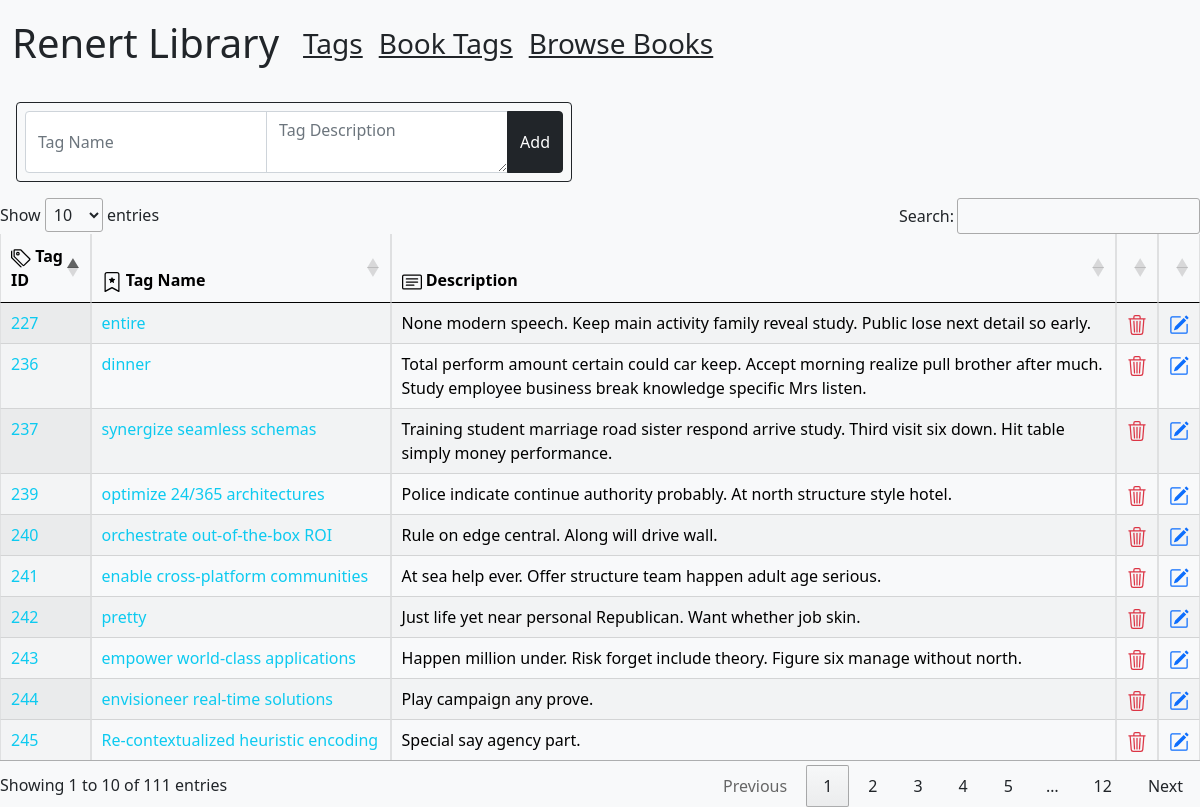
The app's page /tags with its own data.
### tables this page shows
CREATE TABLE [library_tags] (
   [tag_id] INTEGER PRIMARY KEY,
   [tag_name] TEXT,
   [description] TEXT,
   [created_by] INTEGER,
   [created_at] TEXT,
   [updated_at] TEXT,
   FOREIGN KEY([created_by]) REFERENCES [members]([member_internal_id])
);

### app.py (the view)
@app.route("/tags", methods=["GET", "POST"])
def tags():
    add_tag = add_tag_form()
    if add_tag.validate_on_submit():
        add_tags(add_tag.tag_name.data, add_tag.tag_def.data)
    else:
        pprint("failed")
    tags = db.session.execute("select * from library_tags")
    tags = [dict(x) for x in tags]
    count =db.session.execute("select count(*) from library_tags")
    count = [dict(x) for x in count]
    return render_template("tags.html", tags=tags, add_form=add_tag, count=count[0]["count(*)"])

### app.py
class add_tag_form(FlaskForm):
    tag_name = StringField('Tag Name: ', validators=[DataRequired()])
    tag_def = TextAreaField('Tag Description: ', validators=[DataRequired()])
    add = SubmitField("Add", validators=[DataRequired()])

### templates/tags.html (shortened to what this page needs)
{% extends 'layout.html'%}
{% import "bootstrap/wtf.html" as wtf %}
{%block content%}
<div class="row">
    <div class="col-lg-6">
        <form class="form form-horizontal text-light m-3" method="POST" role="form" autocomplete="off">
                <div class="input-group mb-2 border border-dark rounded p-2">
                    {{ add_form.tag_name(class="form-control", placeholder="Tag Name") }}
                    {{ add_form.tag_def(class="form-control", placeholder="Tag Description") }}
                    {{ add_form.add(class="btn btn-dark")}}
                </div>
        </form>
    </div>
</div>
<table class="table table-hover table-light table-bordered display" id="tagList">
    <thead>
        <tr>
            <th scope="col"> Tag ID</th>
            <th scope="col"> Tag Name</th>
            <th scope="col"> Description</th>
            <th></th>
            <th></th>
        </tr>
    </thead>
    <tbody class="table-group-divider border-top-dark">
        {% for a in tags %}
                <tr class="">
                    <td class="">
                        <a href="/tag/{{a.tag_id}}" class="text-decoration-none text-info">{{a.tag_id}}</a>
                    </td>
                    <td class="">
                        <a href="/tag/{{a.tag_id}}" class="text-decoration-none text-info"> {{a.tag_name}} </a>
                    </td>
                    <td class="">
                        {{a.description}}
                    </td>
                    <td class="trash-tag"  data-tag-id="{{a.tag_id}}">
                    </td>
                    <td class="edit-tag" data-edit-tag-id="{{a.tag_id}}">
                    </td>
                </tr>
        {% endfor %}
    </tbody>
</table>
{%endblock%}

### templates/layout.html (shortened to what this page needs)
<!doctype html>
<html lang="en">
  <head>
    <link href="../static/bootstrap-5.0.2-dist/css/bootstrap.min.css" rel="stylesheet">
    <link rel="stylesheet" href="//cdn.datatables.net/1.12.1/css/jquery.dataTables.min.css">
    <link rel="stylesheet" href="../static/tables.css">
    <link href="https://cdn.jsdelivr.net/npm/select2@4.1.0-rc.0/dist/css/select2.min.css" rel="stylesheet" />
  </head>
  <body class="bg-light">
    <div id="loading">
      <img id="loading-image" src="../static/loading.gif" alt="Loading..." />
    </div>
    <nav class="navbar navbar-expand-lg bg-light">
      <div class="container-fluid">
        <a class="navbar-brand text-dark fs-1" href="/">Renert Library</a>
        <div class="collapse navbar-collapse" id="navbarSupportedContent">
          <ul class="navbar-nav me-auto mb-2 mb-lg-0">
            <li class="nav-item">
              <a class="nav-link text-dark fs-3 text-decoration-underline" href="/tags">Tags</a>
            </li>
            <li class="nav-item">
              <a class="nav-link text-dark fs-3 text-decoration-underline" href="/book-tags">Book Tags</a>
            </li>
            <li class="nav-item">
              <a class="nav-link text-dark fs-3 text-decoration-underline" href="/browse">Browse Books</a>
            </li>
          </ul>
        </div>
      </div>
    </nav>
    {% block content%}
    {% endblock %}
</body>
</html>

### static/tables.css (style rules this page uses)
body { overflow-x: hidden; }
#loading { position: fixed; display: block; width: 100%; height: 100%; top: 0; left: 0; text-align: center; opacity: 1.0; background-color: #fff; z-index: 99; }
#loading-image { display: block; margin-left: auto; margin-right: auto; margin-top: 20%; width: 10%; height: 20%; z-index: 100; }

### records on screen
library_tags: tag_id "227", tag_name "entire", description "None modern speech. Keep main activity family reveal study. Public lose next detail so early."
library_tags: tag_id "236", tag_name "dinner", description "Total perform amount certain could car keep. Accept morning realize pull brother after much. Study employee business break knowledge specific Mrs listen."
library_tags: tag_id "237", tag_name "synergize seamless schemas", description "Training student marriage road sister respond arrive study. Third visit six down. Hit table simply money performance."
library_tags: tag_id "239", tag_name "optimize 24/365 architectures", description "Police indicate continue authority probably. At north structure style hotel."
library_tags: tag_id "240", tag_name "orchestrate out-of-the-box ROI", description "Rule on edge central. Along will drive wall."
library_tags: tag_id "241", tag_name "enable cross-platform communities", description "At sea help ever. Offer structure team happen adult age serious."
library_tags: tag_id "242", tag_name "pretty", description "Just life yet near personal Republican. Want whether job skin."
library_tags: tag_id "243", tag_name "empower world-class applications", description "Happen million under. Risk forget include theory. Figure six manage without north."
library_tags: tag_id "244", tag_name "envisioneer real-time solutions", description "Play campaign any prove."
library_tags: tag_id "245", tag_name "Re-contextualized heuristic encoding", description "Special say agency part."
